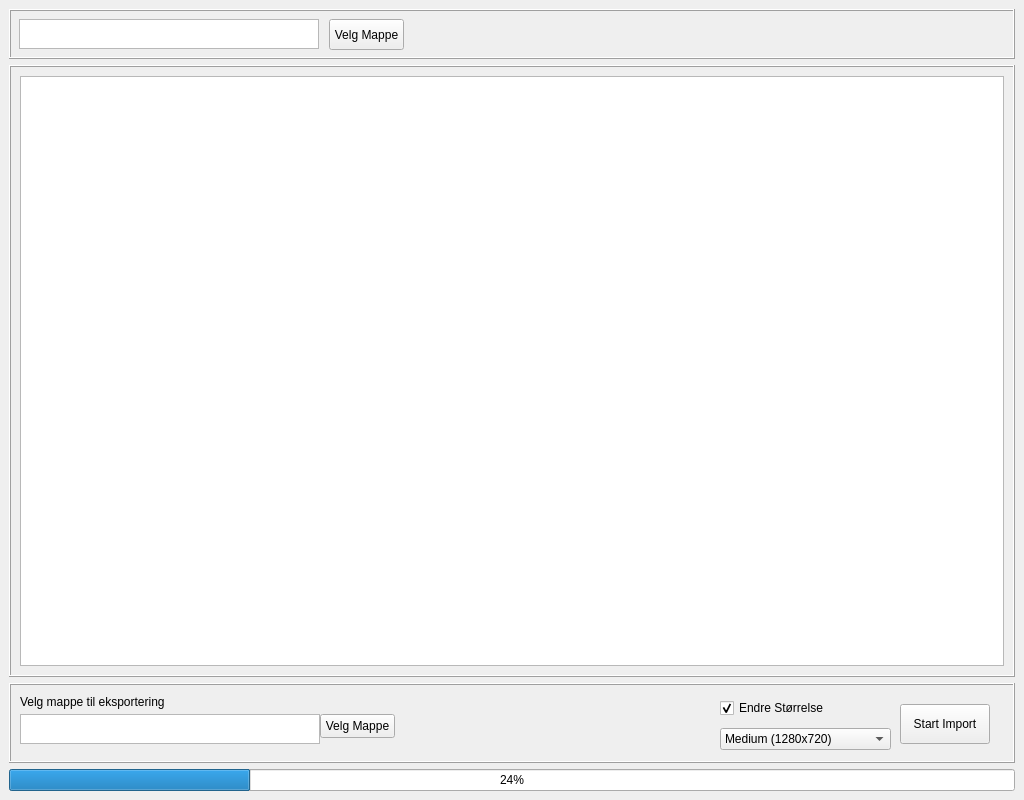
<?xml version="1.0" encoding="UTF-8"?>
<ui version="4.0">
 <author>Walmann@Github</author>
 <class>MainWindow</class>
 <widget class="QMainWindow" name="MainWindow">
  <property name="geometry">
   <rect>
    <x>0</x>
    <y>0</y>
    <width>1024</width>
    <height>800</height>
   </rect>
  </property>
  <property name="sizePolicy">
   <sizepolicy hsizetype="Fixed" vsizetype="Fixed">
    <horstretch>0</horstretch>
    <verstretch>0</verstretch>
   </sizepolicy>
  </property>
  <property name="windowTitle">
   <string>Super Simple Image Importer</string>
  </property>
  <property name="windowIcon">
   <iconset>
    <normaloff>Assets/icon.ico</normaloff>Assets/icon.ico</iconset>
  </property>
  <widget class="QWidget" name="centralwidget">
   <layout class="QVBoxLayout" name="verticalLayout_2">
    <item>
     <layout class="QVBoxLayout" name="verticalLayout">
      <item>
       <widget class="QFrame" name="SourceFrame">
        <property name="maximumSize">
         <size>
          <width>16777215</width>
          <height>50</height>
         </size>
        </property>
        <property name="frameShape">
         <enum>QFrame::Box</enum>
        </property>
        <property name="frameShadow">
         <enum>QFrame::Raised</enum>
        </property>
        <widget class="QTextEdit" name="ImportFolderField">
         <property name="geometry">
          <rect>
           <x>10</x>
           <y>10</y>
           <width>300</width>
           <height>30</height>
          </rect>
         </property>
         <property name="sizePolicy">
          <sizepolicy hsizetype="Fixed" vsizetype="Expanding">
           <horstretch>0</horstretch>
           <verstretch>0</verstretch>
          </sizepolicy>
         </property>
         <property name="minimumSize">
          <size>
           <width>300</width>
           <height>10</height>
          </size>
         </property>
         <property name="maximumSize">
          <size>
           <width>16777215</width>
           <height>30</height>
          </size>
         </property>
         <property name="verticalScrollBarPolicy">
          <enum>Qt::ScrollBarAlwaysOff</enum>
         </property>
         <property name="lineWrapMode">
          <enum>QTextEdit::NoWrap</enum>
         </property>
        </widget>
        <widget class="QPushButton" name="SelectImportfolderButton">
         <property name="geometry">
          <rect>
           <x>320</x>
           <y>10</y>
           <width>75</width>
           <height>31</height>
          </rect>
         </property>
         <property name="text">
          <string>Velg Mappe</string>
         </property>
        </widget>
        <widget class="QLabel" name="searchStatusLabel">
         <property name="geometry">
          <rect>
           <x>600</x>
           <y>10</y>
           <width>291</width>
           <height>31</height>
          </rect>
         </property>
         <property name="text">
          <string> </string>
         </property>
        </widget>
       </widget>
      </item>
      <item>
       <widget class="QFrame" name="PreviewFrame">
        <property name="frameShape">
         <enum>QFrame::Box</enum>
        </property>
        <property name="frameShadow">
         <enum>QFrame::Raised</enum>
        </property>
        <layout class="QGridLayout" name="gridLayout_2">
         <item row="0" column="0">
          <widget class="QListWidget" name="ImagePreviewListWidget">
           <property name="sizePolicy">
            <sizepolicy hsizetype="Expanding" vsizetype="Preferred">
             <horstretch>0</horstretch>
             <verstretch>0</verstretch>
            </sizepolicy>
           </property>
           <property name="sizeAdjustPolicy">
            <enum>QAbstractScrollArea::AdjustToContents</enum>
           </property>
           <property name="autoScrollMargin">
            <number>8</number>
           </property>
           <property name="dragDropMode">
            <enum>QAbstractItemView::NoDragDrop</enum>
           </property>
           <property name="defaultDropAction">
            <enum>Qt::IgnoreAction</enum>
           </property>
           <property name="selectionMode">
            <enum>QAbstractItemView::MultiSelection</enum>
           </property>
           <property name="iconSize">
            <size>
             <width>200</width>
             <height>200</height>
            </size>
           </property>
           <property name="verticalScrollMode">
            <enum>QAbstractItemView::ScrollPerPixel</enum>
           </property>
           <property name="horizontalScrollMode">
            <enum>QAbstractItemView::ScrollPerPixel</enum>
           </property>
           <property name="isWrapping" stdset="0">
            <bool>true</bool>
           </property>
           <property name="resizeMode">
            <enum>QListView::Adjust</enum>
           </property>
           <property name="spacing">
            <number>5</number>
           </property>
           <property name="viewMode">
            <enum>QListView::IconMode</enum>
           </property>
           <property name="wordWrap">
            <bool>true</bool>
           </property>
           <property name="itemAlignment">
            <set>Qt::AlignCenter</set>
           </property>
          </widget>
         </item>
        </layout>
       </widget>
      </item>
      <item>
       <widget class="QFrame" name="OutputAndProgressFrame">
        <property name="maximumSize">
         <size>
          <width>16777215</width>
          <height>80</height>
         </size>
        </property>
        <property name="frameShape">
         <enum>QFrame::Box</enum>
        </property>
        <property name="frameShadow">
         <enum>QFrame::Raised</enum>
        </property>
        <layout class="QHBoxLayout" name="horizontalLayout" stretch="0">
         <item>
          <widget class="QWidget" name="OutputSelectFrame" native="true">
           <property name="enabled">
            <bool>true</bool>
           </property>
           <widget class="QTextEdit" name="OutputFolderField">
            <property name="geometry">
             <rect>
              <x>0</x>
              <y>20</y>
              <width>300</width>
              <height>30</height>
             </rect>
            </property>
            <property name="sizePolicy">
             <sizepolicy hsizetype="Fixed" vsizetype="Expanding">
              <horstretch>0</horstretch>
              <verstretch>0</verstretch>
             </sizepolicy>
            </property>
            <property name="minimumSize">
             <size>
              <width>300</width>
              <height>10</height>
             </size>
            </property>
            <property name="maximumSize">
             <size>
              <width>16777215</width>
              <height>30</height>
             </size>
            </property>
            <property name="verticalScrollBarPolicy">
             <enum>Qt::ScrollBarAlwaysOff</enum>
            </property>
            <property name="lineWrapMode">
             <enum>QTextEdit::NoWrap</enum>
            </property>
           </widget>
           <widget class="QLabel" name="label">
            <property name="geometry">
             <rect>
              <x>0</x>
              <y>0</y>
              <width>144</width>
              <height>16</height>
             </rect>
            </property>
            <property name="text">
             <string>Velg mappe til eksportering</string>
            </property>
           </widget>
           <widget class="QPushButton" name="SelectExportFolderButton">
            <property name="geometry">
             <rect>
              <x>300</x>
              <y>20</y>
              <width>75</width>
              <height>24</height>
             </rect>
            </property>
            <property name="text">
             <string>Velg Mappe</string>
            </property>
           </widget>
           <widget class="QPushButton" name="StartImportButton">
            <property name="geometry">
             <rect>
              <x>880</x>
              <y>10</y>
              <width>90</width>
              <height>40</height>
             </rect>
            </property>
            <property name="sizePolicy">
             <sizepolicy hsizetype="Fixed" vsizetype="Fixed">
              <horstretch>0</horstretch>
              <verstretch>0</verstretch>
             </sizepolicy>
            </property>
            <property name="minimumSize">
             <size>
              <width>0</width>
              <height>0</height>
             </size>
            </property>
            <property name="text">
             <string>Start Import</string>
            </property>
           </widget>
           <widget class="QWidget" name="widget" native="true">
            <property name="geometry">
             <rect>
              <x>700</x>
              <y>0</y>
              <width>171</width>
              <height>61</height>
             </rect>
            </property>
            <layout class="QVBoxLayout" name="verticalLayout_3">
             <property name="topMargin">
              <number>0</number>
             </property>
             <property name="bottomMargin">
              <number>0</number>
             </property>
             <item>
              <widget class="QCheckBox" name="checkBoxResize">
               <property name="text">
                <string>Endre Størrelse</string>
               </property>
               <property name="checked">
                <bool>true</bool>
               </property>
              </widget>
             </item>
             <item>
              <widget class="QComboBox" name="SelectNewSize">
               <property name="currentText">
                <string>Medium (1280x720)</string>
               </property>
               <property name="currentIndex">
                <number>1</number>
               </property>
               <item>
                <property name="text">
                 <string>Lav (800x450)</string>
                </property>
               </item>
               <item>
                <property name="text">
                 <string>Medium (1280x720)</string>
                </property>
               </item>
               <item>
                <property name="text">
                 <string>Høy (1920x1080)</string>
                </property>
               </item>
              </widget>
             </item>
            </layout>
           </widget>
          </widget>
         </item>
        </layout>
       </widget>
      </item>
      <item>
       <widget class="QProgressBar" name="ExportProgressBar">
        <property name="value">
         <number>24</number>
        </property>
        <property name="alignment">
         <set>Qt::AlignCenter</set>
        </property>
       </widget>
      </item>
     </layout>
    </item>
   </layout>
  </widget>
 </widget>
 <resources/>
 <connections>
  <connection>
   <sender>SelectImportfolderButton</sender>
   <signal>clicked()</signal>
   <receiver>MainWindow</receiver>
   <slot>selectImportFolder()</slot>
   <hints>
    <hint type="sourcelabel">
     <x>367</x>
     <y>56</y>
    </hint>
    <hint type="destinationlabel">
     <x>409</x>
     <y>365</y>
    </hint>
   </hints>
  </connection>
  <connection>
   <sender>StartImportButton</sender>
   <signal>clicked()</signal>
   <receiver>MainWindow</receiver>
   <slot>startImportJob()</slot>
   <hints>
    <hint type="sourcelabel">
     <x>767</x>
     <y>758</y>
    </hint>
    <hint type="destinationlabel">
     <x>408</x>
     <y>364</y>
    </hint>
   </hints>
  </connection>
  <connection>
   <sender>SelectExportFolderButton</sender>
   <signal>clicked()</signal>
   <receiver>MainWindow</receiver>
   <slot>selectOutputFolder()</slot>
   <hints>
    <hint type="sourcelabel">
     <x>377</x>
     <y>759</y>
    </hint>
    <hint type="destinationlabel">
     <x>398</x>
     <y>350</y>
    </hint>
   </hints>
  </connection>
  <connection>
   <sender>ImagePreviewListWidget</sender>
   <signal>itemSelectionChanged()</signal>
   <receiver>MainWindow</receiver>
   <slot>updateImportList()</slot>
   <hints>
    <hint type="sourcelabel">
     <x>409</x>
     <y>356</y>
    </hint>
    <hint type="destinationlabel">
     <x>409</x>
     <y>365</y>
    </hint>
   </hints>
  </connection>
 </connections>
 <slots>
  <slot>selectOutputFolder()</slot>
  <slot>startImportJob()</slot>
  <slot>selectImportFolder()</slot>
  <slot>updateImportList()</slot>
 </slots>
</ui>
